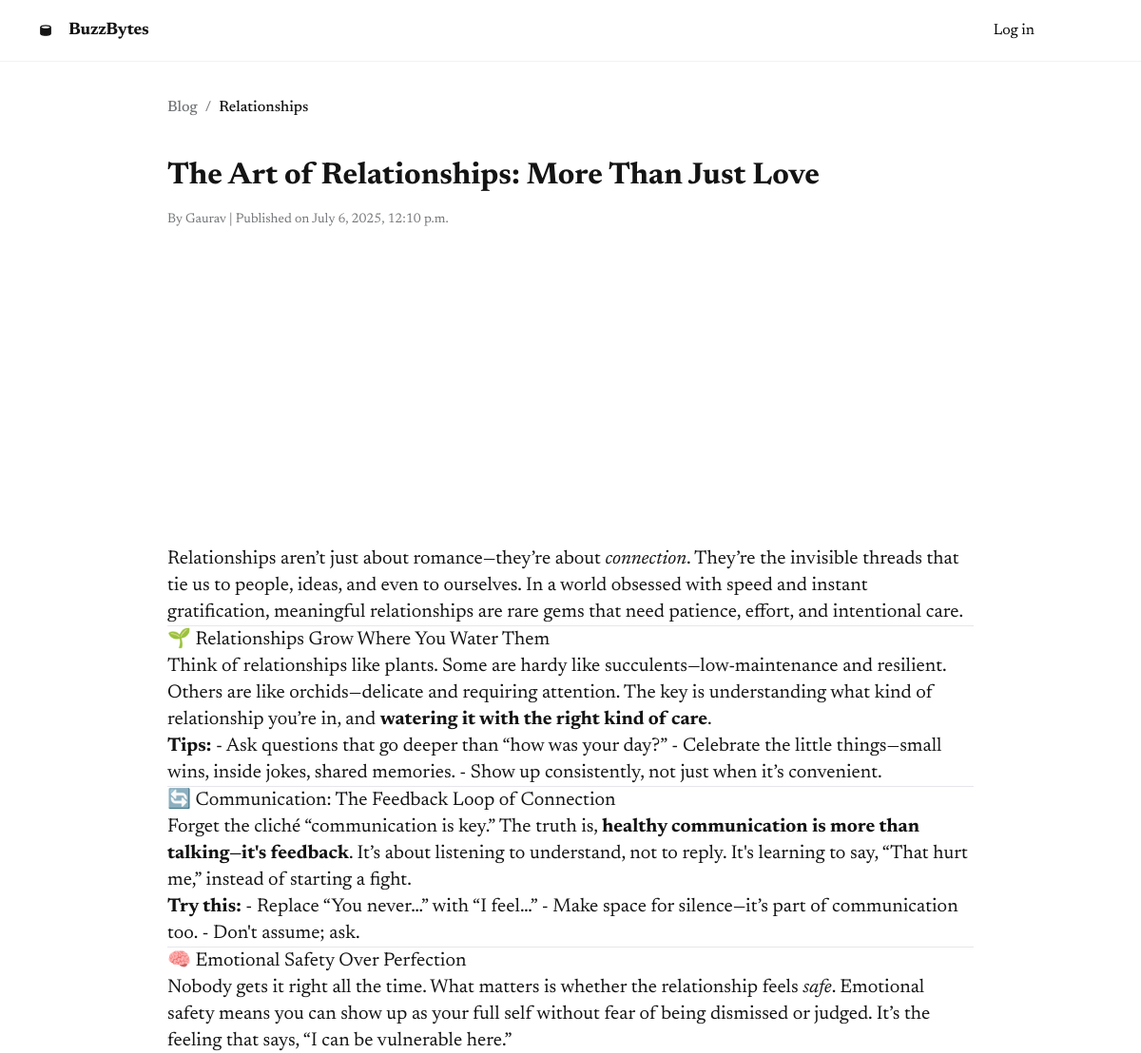
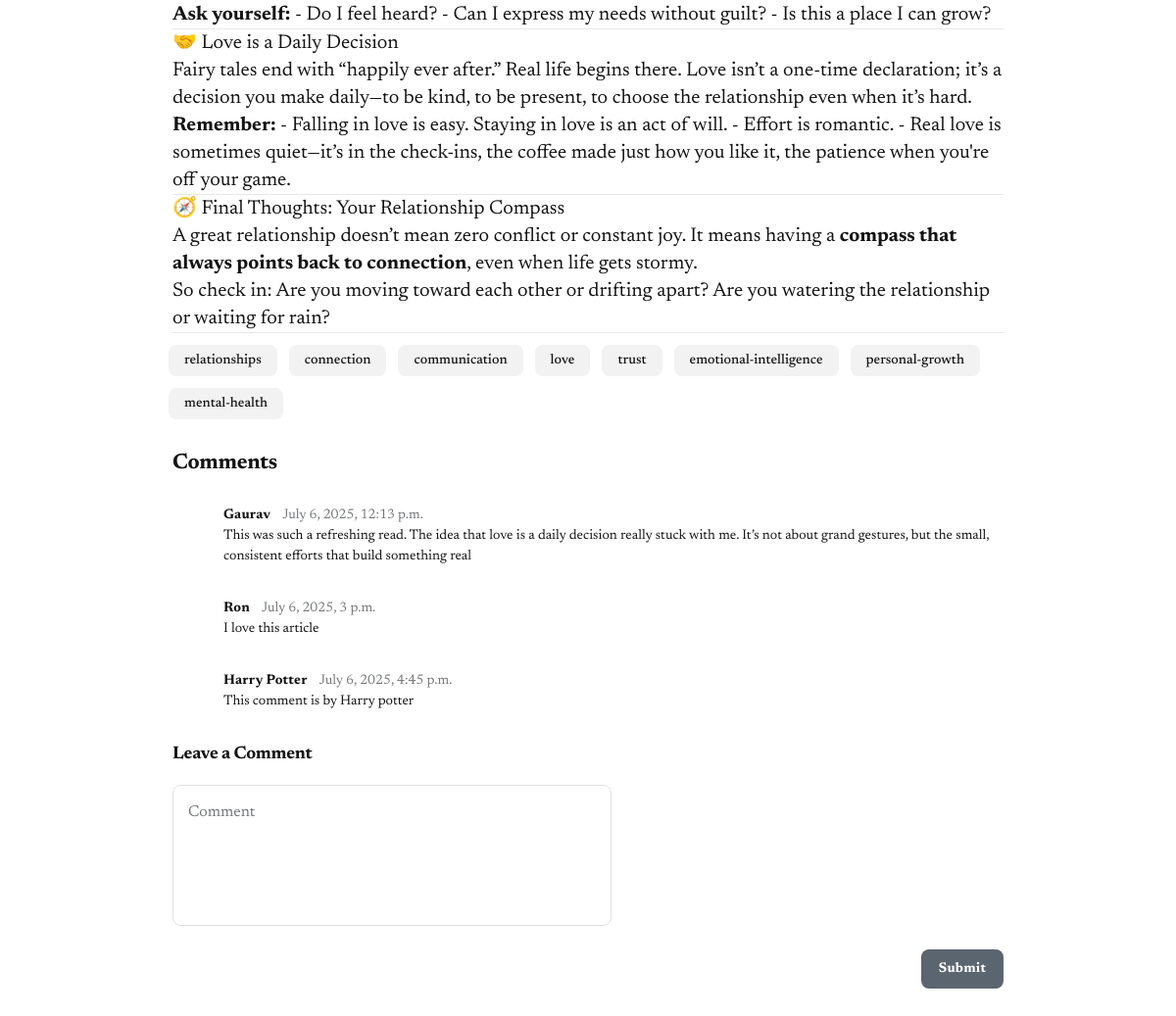
The app's page /article/1 with its own data (2 pictures, top to bottom).
### buzzbyte/models.py (models this page shows, shortened)
class Blog(models.Model):
        id = models.AutoField(primary_key=True)
        title = models.CharField(max_length=200)
        content = models.TextField()
        description = models.TextField()
        category=models.CharField(max_length=50)
        tags=models.CharField(max_length=50)
        imgurl=models.CharField(max_length=200)
        authname=models.CharField(max_length=50)
        date=models.DateTimeField(auto_now_add=True)

class Comment(models.Model):
    blog = models.ForeignKey(Blog, on_delete=models.CASCADE, related_name="comments")
    user = models.ForeignKey(User, on_delete=models.CASCADE)
    content = models.TextField()
    date=models.DateTimeField(auto_now_add=True)

class User(AbstractUser):
    pass

### buzzbyte/views.py (the view)
# urls.py: path('article/<int:id>',views.article,name='article'),
def article(request,id):
    tag_string = Blog.objects.get(id=id).tags
    taglist = tag_string.replace(' ', '').split(',')
    return render(request,'buzzbyte/article.html',{
        'content':markdown2.markdown(Blog.objects.get(id=id).content),
        'title':Blog.objects.get(id=id).title,
        'description':Blog.objects.get(id=id).description,
        'tags':taglist,
        'category':Blog.objects.get(id=id).category,
        'imgurl':Blog.objects.get(id=id).imgurl,
        'authname':Blog.objects.get(id=id).authname,
        'date':Blog.objects.get(id=id).date,
        'id':Blog.objects.get(id=id).id,
        'comments': Blog.objects.get(id=id).comments.all(),
    })

### buzzbyte/templates/buzzbyte/article.html (shortened to what this page needs)
<html>
  <head>
    <script src="https://cdn.tailwindcss.com?plugins=forms,container-queries"></script>
  </head>
  <body>
    <div class="relative flex size-full min-h-screen flex-col bg-white group/design-root overflow-x-hidden" style='font-family: Newsreader, "Noto Sans", sans-serif;'>
      <div class="layout-container flex h-full grow flex-col">
        <header class="flex items-center justify-between whitespace-nowrap border-b border-solid border-b-[#f2f2f3] px-10 py-3">
          <div class="flex items-center gap-4 text-[#141415]">
            <div class="size-4">
            </div>
               <a href={%url 'index'%}><h2 class="text-[#141415] text-lg font-bold leading-tight tracking-[-0.015em]">BuzzBytes</h2></a>
          </div>
          <div class="flex flex-1 justify-end gap-8">
            <div class="flex items-center gap-9">
              {%if user.is_authenticated%}
              <a href="{%url 'writeblog'%}">Write</a>
              <a href="{%url 'logout'%}">Log out</a>
              {%else%}
              <a href="{%url 'login'%}">Log in</a>
              {%endif%}
            </div>
            <div
              class="bg-center bg-no-repeat aspect-square bg-cover rounded-full size-10"
              style='background-image: url("https://lh3.googleusercontent.com/aida-public/AB6AXuBARzjkXHnob9QFl9U-oWZmzcL5yUuG5qtN3ar3zFC8WAbi5jbvsXrNTg3WYNEOB3HqCA2-uQ2rthM42E7JsMGAL4cTOVbBZ7vGzkQIXwO-vL7MOjrS-V7Eb_RYQwjA71t4ihcD4Aqo2-JplLYHfh4m-0mbaatjMrCAjStL5cBTS-hWZ-7sWofDrsz72bTotKPammEvl5KrWRT1TDPT4yWmiYzPkrQTReEWJAmcWIfW-rYGfxXK_70K-wSE_Q9o90ffTclK5Xqb3Q");'
            ></div>
          </div>
        </header>
        <div class="px-40 flex flex-1 justify-center py-5">
          <div class="layout-content-container flex flex-col max-w-[960px] flex-1">
            <div class="flex flex-wrap gap-2 p-4">
              <a class="text-[#737578] text-base font-medium leading-normal" href="#">Blog</a>
              <span class="text-[#737578] text-base font-medium leading-normal">/</span>
              <span class="text-[#141415] text-base font-medium leading-normal">{{category}}</span>
            </div>
            <h1 class="text-[#141415] tracking-light text-[32px] font-bold leading-tight px-4 text-left pb-3 pt-6">{{title}}</h1>
            <p class="text-[#737578] text-sm font-normal leading-normal pb-3 pt-1 px-4">By {{authname}} | Published on {{date}}</p>
            <div class="@container">
              <div class="@[480px]:px-4 @[480px]:py-3">
                <div
                  class="w-full bg-center bg-no-repeat bg-cover flex flex-col justify-end overflow-hidden bg-white @[480px]:rounded-lg min-h-80"
                >
              <img src="{{imgurl}}" alt=""></div>
              </div>
            </div>
            <div class="prose prose-lg max-w-none text-[#141415] px-4 text-xl">
             {{content|safe}}
             </div>
            <div class="flex gap-3 p-3 flex-wrap pr-4">
              {%for tag in tags%}
              <div class="flex h-8 shrink-0 items-center justify-center gap-x-2 rounded-lg bg-[#f2f2f3] pl-4 pr-4">
                <p class="text-[#141415] text-sm font-medium leading-normal">{{tag}}</p>
              </div>
              {%endfor%}
            </div>
            <h2 class="text-[#141415] text-[22px] font-bold leading-tight tracking-[-0.015em] px-4 pb-3 pt-5">Comments</h2>
            {%for comment in comments%}
            <div class="flex w-full flex-row items-start justify-start gap-3 p-4">
              <div
                class="bg-center bg-no-repeat aspect-square bg-cover rounded-full w-10 shrink-0"
                style='background-image: url("https://lh3.googleusercontent.com/aida-public/AB6AXuDJHi7uDsS-d8_G83sMSkRO8mtWBwiSELohjgLUzeLRUwMGNAEQDt0h_pg6k4oytbfFBHaIb1_EpR8N0PQSMxZA5TumCRCQOU1yGbm_cYn6YWgznNZwnPaV5sRrW-NLL10sABDSJyUHTQw89fuA2Ff03UUcN-y0viflTUl0MY3B4fqBVcqE_67QQiTKzhGL3MaVMzE3WtpNYhp-w8pT61S9L-aeCjUwsMutIoZxCukUXc_XvR-f5_2EgSYRlHElEpCTrv4OSLjf5w");'
              ></div>
              <div class="flex h-full flex-1 flex-col items-start justify-start">
                <div class="flex w-full flex-row items-start justify-start gap-x-3">
                  <p class="text-[#141415] text-sm font-bold leading-normal tracking-[0.015em]">{{comment.user}}</p>
                  <p class="text-[#737578] text-sm font-normal leading-normal">{{comment.date}}</p>
                </div>
                <p class="text-[#141415] text-sm font-normal leading-normal">
                  {{comment.content}}
                </p>
              </div>
            </div>
            {%endfor%}
            <h3 class="text-[#141415] text-lg font-bold leading-tight tracking-[-0.015em] px-4 pb-2 pt-4">Leave a Comment</h3>
            <form action="{% url 'comment'%}" method="post">
            <div class="flex max-w-[480px] flex-wrap items-end gap-4 px-4 py-3">
              <label class="flex flex-col min-w-40 flex-1">
                <textarea
                  placeholder="Comment"
                  class="form-input flex w-full min-w-0 flex-1 resize-none overflow-hidden rounded-lg text-[#141415] focus:outline-0 focus:ring-0 border border-[#e0e0e1] bg-white focus:border-[#e0e0e1] min-h-36 placeholder:text-[#737578] p-[15px] text-base font-normal leading-normal"
                  value=""
                  name="comment"
                ></textarea>
              </label>
            </div>
            <div class="flex px-4 py-3 justify-end items-center gap-4">
              <button
                class="flex min-w-[84px] max-w-[480px] cursor-pointer items-center justify-center overflow-hidden rounded-lg h-10 px-4 bg-[#5b6570] text-white text-sm font-bold leading-normal tracking-[0.015em]">
                <input type="submit" value="Submit" class="cursor-pointer"/>
              </button>
            </div>
          </form>
          </div>
        </div>
      </div>
    </div>
  </body>
</html>

### records on screen
Blog: category "Relationships", title "The Art of Relationships: More Than Just Love", authname "Gaurav", date "July 6, 2025, 12:10 p.m."
Comment: user "Gaurav", date "July 6, 2025, 12:13 p.m.", content "This was such a refreshing read. The idea that love is a daily decision really stuck with me. It’s not about grand gestures, but the small, consistent efforts that build something real"
Comment: user "Ron", date "July 6, 2025, 3 p.m.", content "I love this article"
Comment: user "Harry Potter", date "July 6, 2025, 4:45 p.m.", content "This comment is by Harry potter"

### other values on screen
{{ tag }} "relationships" "connection" "communication" "love" "trust" "emotional-intelligence" "personal-growth" "mental-health"
